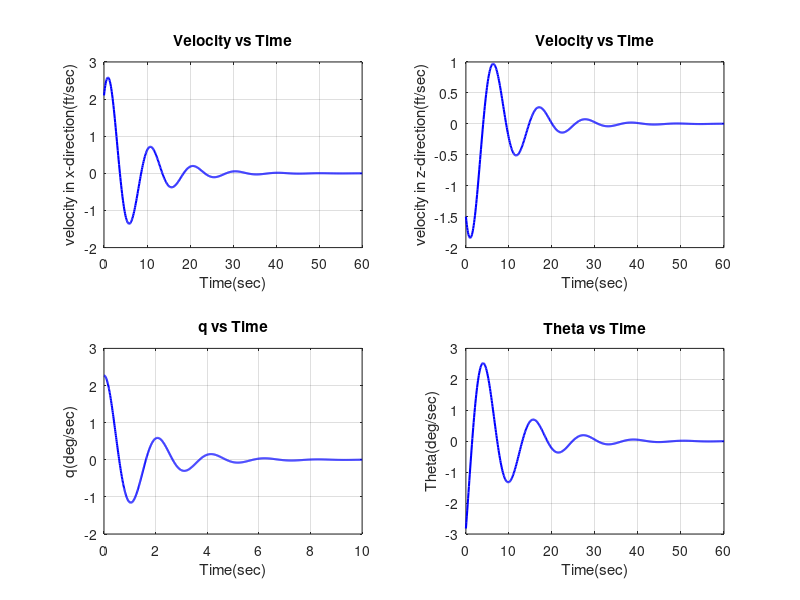

MATLAB code for this plot:
clc 
clear all

% plotting the graph of the dynamic stability 

% Calculating the Dynamic Pressure

%air_density = 1.225 ;
%velocity = 50 ;
%dynamic_pressure = 0.5*air_density*velocity^2 ;

%wing_area = 0.424 ;
%mac = 268/1000 ;
%cm_alpha = -0.05 ;
%cm_q = -0.04         ;
%I_yy = 100 ;
%v_t = 0.5 ;

%natural_frequency = sqrt(-(dynamic_pressure*wing_area*mac*cm_alpha)/I_yy) ;

%a1 = (dynamic_pressure*wing_area*mac^2*cm_q)/(2*I_yy*velocity) ;

%damping_ratio = -(a1/(2*natural_frequency)) ;

%w_d = natural_frequency*sqrt(1-damping_ratio^2) ;


%t = 0:0.01:60 ;

%displacement =  3.05*exp(-(damping_ratio*natural_frequency.*t)).*(sin(w_d.*t+1.5)) ;

%disp(natural_frequency)
%disp(damping_ratio)
%disp(damping_ratio*natural_frequency)
%disp(w_d)

%d = 3.015*exp(-0.3.*t).*(sin(2.98.*t+1.470)) ;

%plot(t,d) ;
%plot(t,displacement)



%% Plotting the graphs of dynamic longitudinal stability graphs

% Velocity vs time in x - direction

x_natural_frequency = 0.65 ; 
x_damping_ratio = 0.2 ;
x_w_d = x_natural_frequency*sqrt(1-x_damping_ratio^2) ;  
t = 0:0.1:60 ;

x_displacement = 2.1*exp(-x_damping_ratio*x_natural_frequency.*t).*(cos(x_w_d.*t)+sin(x_w_d.*t)) ;


subplot(2,2,1) ;
plot(t,x_displacement,'b','Linewidth',1.5)

grid on 

xlabel('Time(sec)') ;
ylabel('velocity in x-direction(ft/sec)') ;
title('Velocity vs Time') ;

% Velocity vs time in z-direction


z_natural_frequency = 0.60 ;
z_damping_ratio = 0.2 ;
z_w_d = z_natural_frequency*sqrt(1-z_damping_ratio^2) ;  

z_displacement = -1.5*exp(-z_damping_ratio*z_natural_frequency.*t).*(cos(z_w_d.*t)+sin(z_w_d.*t)) ;

subplot(2,2,2) ;
plot(t,z_displacement,'b','Linewidth',1.5)

grid on 

xlabel('Time(sec)') ;
ylabel('velocity in z-direction(ft/sec)') ;
title('Velocity vs Time') ;

% Pitch rate vs time 

pr_t = 0:0.01:10 ;
theta_0 = 0.75 ;
pr_natural_frequency = 3.1 ;
pr_damping_ratio = 0.21 ;
pr_w_d = pr_natural_frequency*sqrt(1-pr_damping_ratio^2) ;  

pr_displacement = pr_damping_ratio*pr_natural_frequency*theta_0*exp(-pr_damping_ratio*pr_natural_frequency.*pr_t).*sin(pr_w_d.*pr_t) + pr_w_d*theta_0*exp(-pr_damping_ratio*pr_natural_frequency.*pr_t).*cos(pr_w_d.*pr_t) ;

subplot(2,2,3) ;
plot(pr_t,pr_displacement,'b','Linewidth',1.5)

grid on 

xlabel('Time(sec)') ;
ylabel('q(deg/sec)') ;
title('q vs Time') ;

% Pitch angle vs time 


pa_natural_frequency = 0.55 ;
pa_damping_ratio = 0.2 ;
pa_w_d = pa_natural_frequency*sqrt(1-pa_damping_ratio^2) ;  
phi = 5.5 ;
pa_displacement = 4*exp(-pa_damping_ratio*pa_natural_frequency.*t).*sin(pa_w_d.*t+phi) ;    %-pr_damping_ratio*pr_natural_frequency*theta_0*exp(-pr_damping_ratio*pr_natural_frequency.*pr_t).*sin(pr_w_d.*pr_t+phi) + pr_w_d*theta_0*exp(-pr_damping_ratio*pr_natural_frequency.*pr_t).*cos(pr_w_d.*pr_t+phi) ;

subplot(2,2,4) ;
plot(t,pa_displacement,'b','Linewidth',1.5)

grid on 

xlabel('Time(sec)') ;
ylabel('Theta(deg/sec)') ;
title('Theta vs Time') ;
